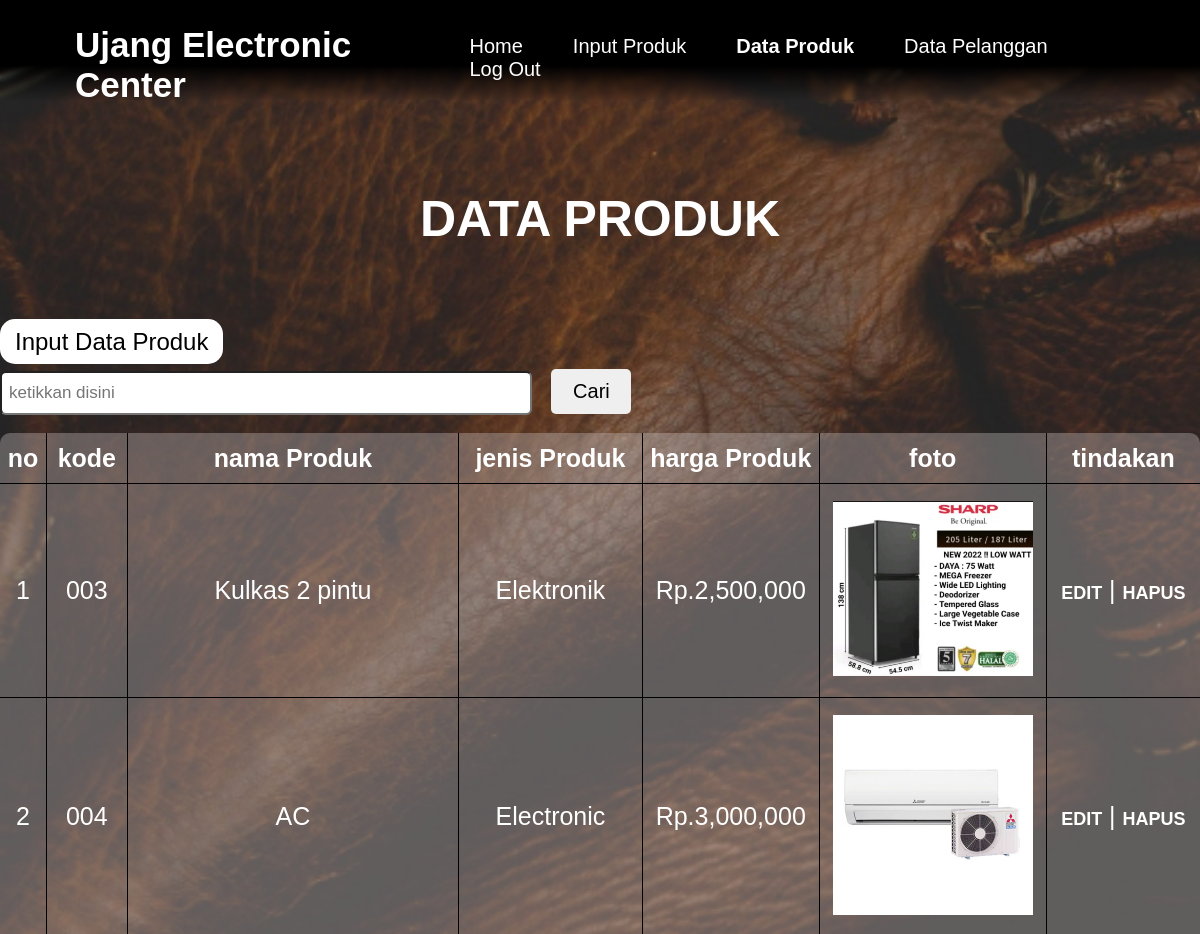
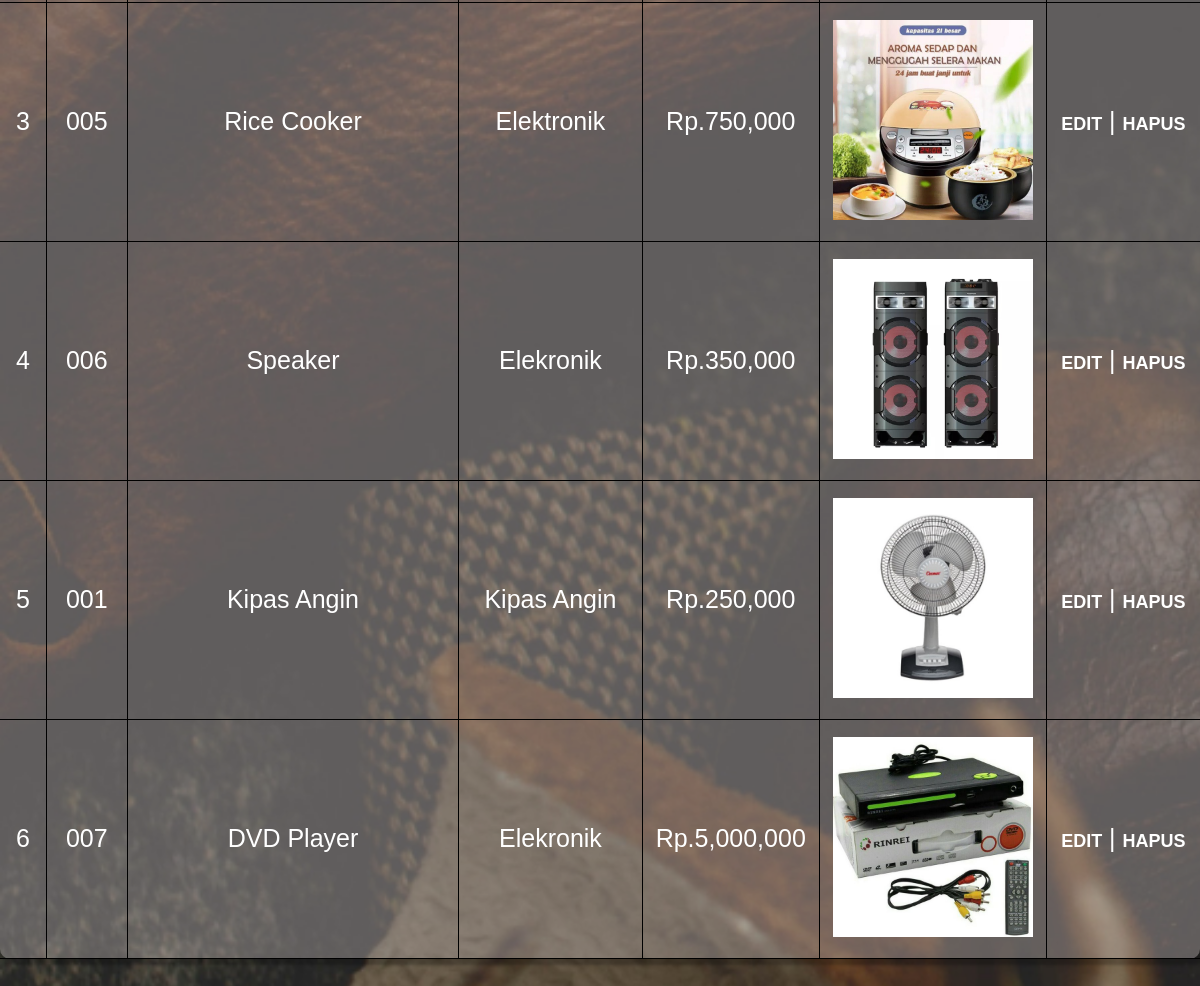
The page /dataprodukadmin.php on the database its author committed (2 pictures, top to bottom).
### tables this page shows
CREATE TABLE `inputproduk` (
  `id` int(11) NOT NULL,
  `kode` varchar(10) NOT NULL,
  `nama` varchar(50) NOT NULL,
  `jenis` varchar(50) NOT NULL,
  `harga` int(11) NOT NULL,
  `deskripsi` text NOT NULL,
  `foto` text NOT NULL
);

### dataprodukadmin.php (the view, shortened to what this page needs)
<?php
    $conn = mysqli_connect('localhost','root','','webprogdb');
    $result = mysqli_query($conn,"SELECT * FROM inputproduk");
?>
<!DOCTYPE html>
<html lang="en">
<head>
    <link rel="stylesheet" href="dataprodukadmin.css">
</head>
<body>
<nav>
    <a class="logo" href="adminhome.php">Ujang Electronic Center</a>
        <ul>
            <li><a href="adminhome.php">Home</a></li>
            <li><a href="inputprodukadmin.php">Input Produk</a></li>
            <li><a href="dataprodukadmin.php"><b>Data Produk</b></a></li>
            <li><a href="datapelangganadmin.php">Data Pelanggan</a></li>
            <li><a href="logout.php">Log Out</a></li>
        </ul>
    </nav>
    <div class="container">
        <h1>DATA PRODUK</h1>
        <div class="cek">
            <a href="inputprodukadmin.php" class="inputproduk">Input Data Produk</a>
            <form action="" method="post" enctype="multipart/form-data">
                <input type="text" name="keyword" size="50" placeholder="ketikkan disini" autofocus="">
                <button type="submit" name="cari">Cari</button>
            </form><br>
            <table cellpadding="10" cellspacing="0">
                <tr>
                    <th class="kol1">no</th>
                    <th class="kol2">kode</th>
                    <th class="kol3">nama Produk</th>
                    <th class="kol4">jenis Produk</th>
                    <th class="kol5">harga Produk</th>
                    <th class="kol6">foto</th>
                    <th class="none">tindakan</th>
                </tr>
                 <?php $i=1; while($row = mysqli_fetch_assoc($result)):?>
                <tr>
                    <td><?= $i ; ?></td>
                    <td><?= $row["kode"]; ?></td>
                    <td><?= $row["nama"]; ?></td>
                    <td><?= $row["jenis"]; ?></td>
                    <td>Rp.<?= number_format($row["harga"]); ?></td>
                    <td><img width="200" src="./images/<?= $row["foto"]; ?>" alt=""></td>
                    <td class="kol7 none"><a href="editproduk.php?id=<?php echo $row["id"];?>">EDIT</a> | <a href="hapusproduk.php?id=<?php echo $row["id"];?>">HAPUS</a></a></td>
                </tr>
            <?php $i++; endwhile;?>
            </table>
        </div>
    </div>
</body>
</html>

### dataprodukadmin.css (style rules this page uses)
* { margin: 0; padding: 0; font-family: Arial, Helvetica, sans-serif; }
body { background-image: url(images/bacground\ home\ admin.jpg); background-size: cover; font-family: Arial, Helvetica, sans-serif; }
nav { display: flex; justify-content: space-between; height: 80px; position: relative; width: 100%; height: 100px; background-color: black; background: linear-gradient(180deg, #000000 65.27%, rgba(0, 0, 0, 0) 100%); backdrop-filter: blur(2px); }
nav .logo { box-sizing: border-box; padding-left: 20px; margin-top: 25px; margin-left: 55px; font-size: 35px; text-decoration: none; color: white; font-weight: bold; height: 50px; }
ul { list-style-type: none; margin-top: 35px; margin-right: 130px; height: 0; }
li { float: left; }
li a { color: white; text-decoration: none; margin-left: 50px; font-size: 20px; }
.container { margin: auto; display: flex; justify-content: center;align-items: center; flex-direction: column; }
.container table { text-align: center; background: rgba(198, 190, 190, 0.37); box-shadow: 5px 6px 3px rgba(0, 0, 0, 0.25); border-radius: 10px; margin-bottom: 100px; }
.cek { align-items: center; margin-top: 30px; }
.container h1 { text-align: center; margin-top: 90px; margin-bottom: 50px; font-size: 50px; color: white; font-family: sans-serif; }
th { border-bottom: 1px solid black; border-right: 1px solid black; font-size: 25px; color: white; }
tr img { padding-top: 17px; padding-bottom: 15px; }
td { border-bottom: 1px solid black; border-right: 1px solid black; font-size: 25px; color: white; }
.none { border-right: none; }
.kol1 { width: 60px; height: 50px; }
.kol2 { width: 100px; }
.kol3 { width: 550px; }
.kol4 { width: 250px; }
.kol5 { width: 200px; }
.kol6 { width: 250px; }
.kol7 { width: 200px; }
tr a { text-decoration: none; cursor: pointer; color: white; font-size: 18px; font-weight: bold; }
.container input { height: 40px; padding-left: 7px; margin-top: 15px; border-radius: 6px; font-size: 17px; }
.inputproduk { color: black; background: white; backdrop-filter: blur(5px); border-radius: 15px; box-sizing: border-box; padding: 9px 15px 9px 15px; font-size: 24px; width: 35px; text-decoration: none; }
.container button { width: 80px; height: 45px; border-radius: 5px; margin-left: 15px; font-size: 20px; cursor: pointer; border: none; }

### rows shown on the page
inputproduk: kode "003", nama "Kulkas 2 pintu", jenis "Elektronik", harga "2,500,000", foto (picture)
inputproduk: kode "004", nama "AC", jenis "Electronic", harga "3,000,000", foto (picture)
inputproduk: kode "005", nama "Rice Cooker", jenis "Elektronik", harga "750,000", foto (picture)
inputproduk: kode "006", nama "Speaker", jenis "Elekronik", harga "350,000", foto (picture)
inputproduk: kode "001", nama "Kipas Angin", jenis "Kipas Angin", harga "250,000", foto (picture)
inputproduk: kode "007", nama "DVD Player", jenis "Elekronik", harga "5,000,000", foto (picture)
